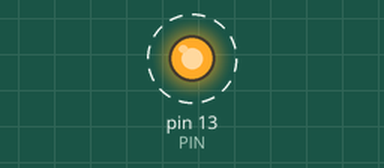
This sketch was run on a simulated Arduino Uno, built with avr-gcc and run on an emulated ATmega328P. On the bench: output pins drawn as LEDs (lit = HIGH). Dashed ring = blinking. What the sketch prints to the serial monitor is not drawn.

Above: at 0.5 s.
Timing chart, 0 to 4.6 s (numbered marks = the images above):
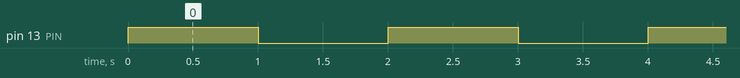

Measured:
- by itself, pin 13 (PIN): alternates HIGH for 1.0 s and LOW for 1.0 s

The sketch:

01_better_blink.ino
```cpp
// (licence header left out)
/**
 * @desc declare a constant value
 *       constant values will be set once in memory
 *       They will never change while proceesing the
 *       program. Constants use less memory than variables.
 *       Constants use UPPERCASE names by convention.
 */
const int PIN = 13;

void setup() {
  /**
     @name setup
     @desc the setup function runs once when the board is started by
           pressing the reset button or empower the board.
           While setting up, pins and the Serial port can be configured.
  */

  // setting up the serial port
  // 115200 is the baudrate
  Serial.begin(115200);

  // output a hello
  Serial.println("Hello");

  // initialize digital pin 13 as an output.
  // OUTPUT is a Arduino constant value
  pinMode(PIN, OUTPUT);
}

void loop() {
  /**
     @name loop
     @desc the loop function runs over and over again forever. It will
           runs the process while, the board has power.
  */
  Serial.println("loop!");

  digitalWrite(PIN, HIGH);
  delay(1000);
  digitalWrite(PIN, LOW);
  delay(1000);
}
```
